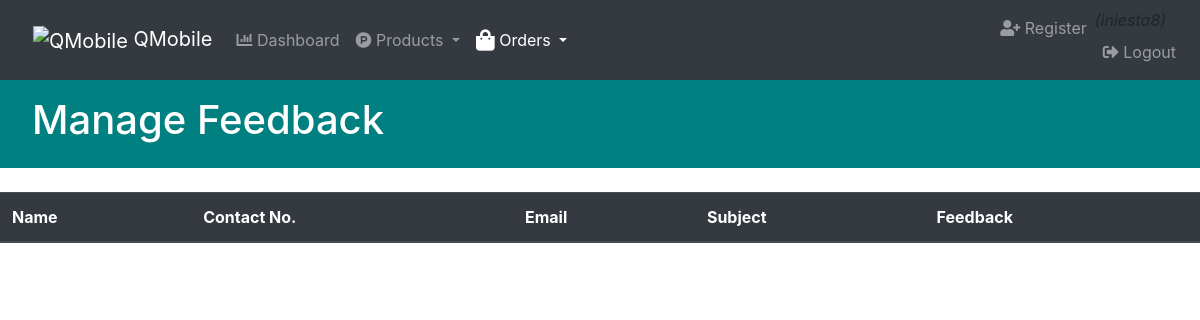
The page /admin/feedback.php (signed in) on the database as committed earlier.
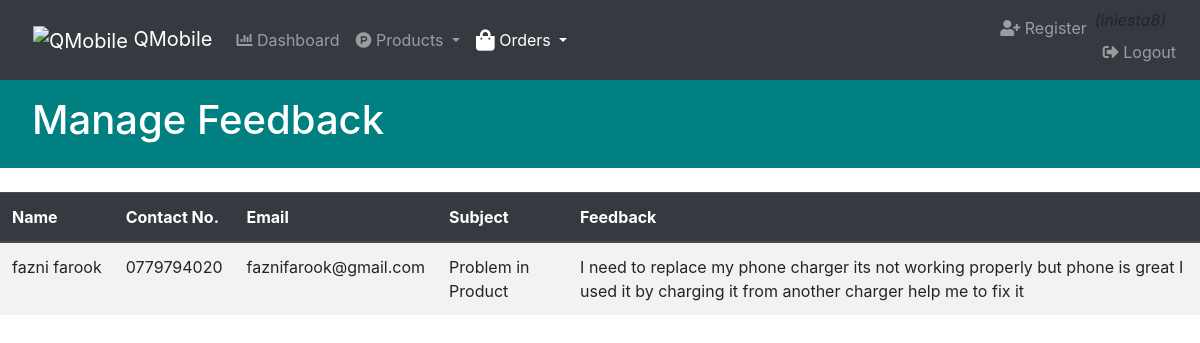
The same page on the database as committed later.
### tables this page shows
CREATE TABLE `feedback` (
  `feed_id` int(11) NOT NULL,
  `firstname` varchar(100) NOT NULL,
  `lastname` varchar(100) NOT NULL,
  `contactno` varchar(20) NOT NULL,
  `email` varchar(50) NOT NULL,
  `subject` varchar(50) NOT NULL,
  `feedback` varchar(255) NOT NULL
);

### admin/dbconnection.php (the view, shortened to what this page needs)
<?php
    $db = mysqli_connect('localhost','root','','registeruser');
    function getFeedbackDetails(){
        global $db;
        $feedback = "SELECT * FROM feedback";
        $feedback_result = mysqli_query($db,$feedback);
        while($row = mysqli_fetch_assoc($feedback_result)){
            feedbackdetails($row['firstname'],$row['lastname'],$row['contactno'],$row['email'],$row['subject'],$row['feedback']);
        }
    }
    function feedbackdetails($firstname,$lastname,$contactno,$email,$subject,$feedback){
        echo "<tr>";
            echo "<td>$firstname&nbsp$lastname</td>";
            echo "<td>$contactno</td>";
            echo "<td>$email</td>";
            echo "<td>$subject</td>";
            echo "<td>$feedback</td>";
        echo "</tr>";
    }
?>

### admin/feedback.php (shortened to what this page needs)
<?php
    include('dbconnection.php');
?>
<!DOCTYPE html>
<html lang="en">
<head>
    <link rel="stylesheet" href="https://stackpath.bootstrapcdn.com/bootstrap/4.4.1/css/bootstrap.min.css"
>
    <link rel="stylesheet" href="https://cdnjs.cloudflare.com/ajax/libs/font-awesome/5.11.2/css/all.css">
    <link rel="stylesheet" href="https://stackpath.bootstrapcdn.com/font-awesome/4.7.0/css/font-awesome.min.css">
</head>
<body>
    <nav class="navbar navbar-expand-md navbar-dark bg-dark">
        <a href="./index.php" class="navbar-brand">&nbsp;&nbsp;
            <img src="./Resourses/8LWpMxMS_400x400.jpg" height="40" width="40" alt="QMobile"> QMobile
        </a>
        <div class="collapse navbar-collapse" id="menu">
            <ul class="navbar-nav">
                <li class="nav-item">
                    <a href="./index.php" class="nav-link" >
                        <i class="fas fa-chart-bar"></i> Dashboard
                    </a>
                </li>
                <li class="nav-item">
                    <div class="dropdown">
                        <a href="#" class="nav-link dropdown-toggle" data-toggle="dropdown">
                            <i class="fab fa-product-hunt"></i> Products
                        </a>
                    </div>
                </li>
                <li class="nav-item">
                    <div class="dropdown">
                        <a href="#" class="nav-link dropdown-toggle active" data-toggle="dropdown">
                            <i class="fas fa-shopping-bag fa-lg"></i> Orders
                        </a>
                    </div>
                </li>
            </ul>
            <ul class="navbar-nav ml-auto">
                <li class="nav-item">
                    <a href="register_admin.php" class="nav-link">
                        <i class="fas fa-user-plus"></i> Register
                    </a>
                </li>
                <li class="nav-item">
                <?php
                        if($_SESSION['username']==true){
                    ?>
                            <i style="#888;">(<?php echo $_SESSION['username']; ?>)</i><br>
                    <?php }else{
                            header('location:admin_login.php');
                        }
                    ?>
                    <a href="logout.php" class="nav-link">
                        <i class="fas fa-sign-out-alt"></i> Logout
                    </a>
                </li>
            </ul>
        </div>
    </nav>
    <div class="text-white py-3" style="background-color: teal;">
        <h1>&nbsp;&nbsp; Manage Feedback</h1>
    </div><br>
    <div class="row row-content">
        <div class="col-12">
            <div class="table-responsive">
                <table class="table table-striped">
                    <thead class="thead-dark">
                        <tr>
                            <th scope="col">Name</th>
                            <th scope="col">Contact No.</th>
                            <th scope="col">Email</th>
                            <th scope="col">Subject</th>
                            <th scope="col">Feedback</th>
                        </tr>
                    </thead>
                    <tbody>
                        <?php
                            getFeedbackDetails();
                        ?>
                    </tbody>
                </table>
            </div>
        </div>
    </div>
</body>
</html>

Rows that differ between the two databases and show on the page:
added feedback: firstname "fazni", lastname "farook", contactno "0779794020", email "faznifarook@gmail.com", subject "Problem in Product", feedback "I need to replace my phone charger its not working properly but phone is great I used it by charging it from another charger help me to fix it"
